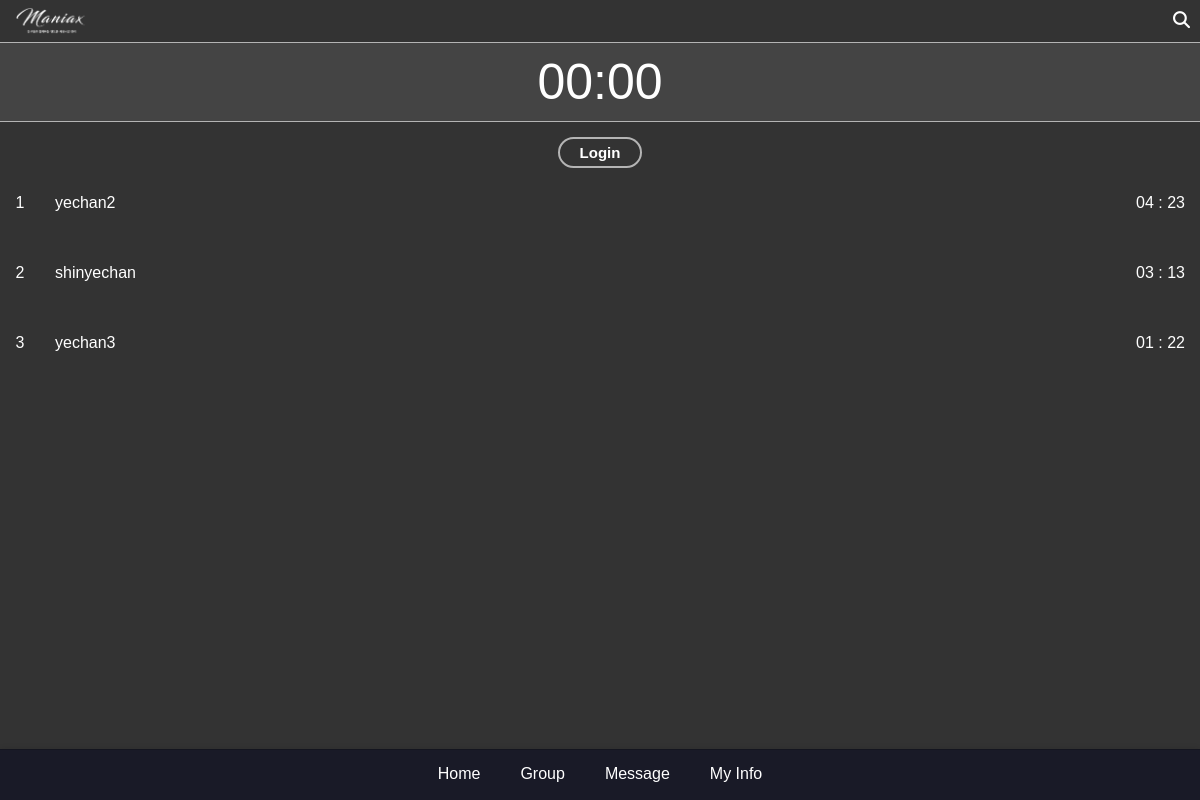
Before: / with the older database file.
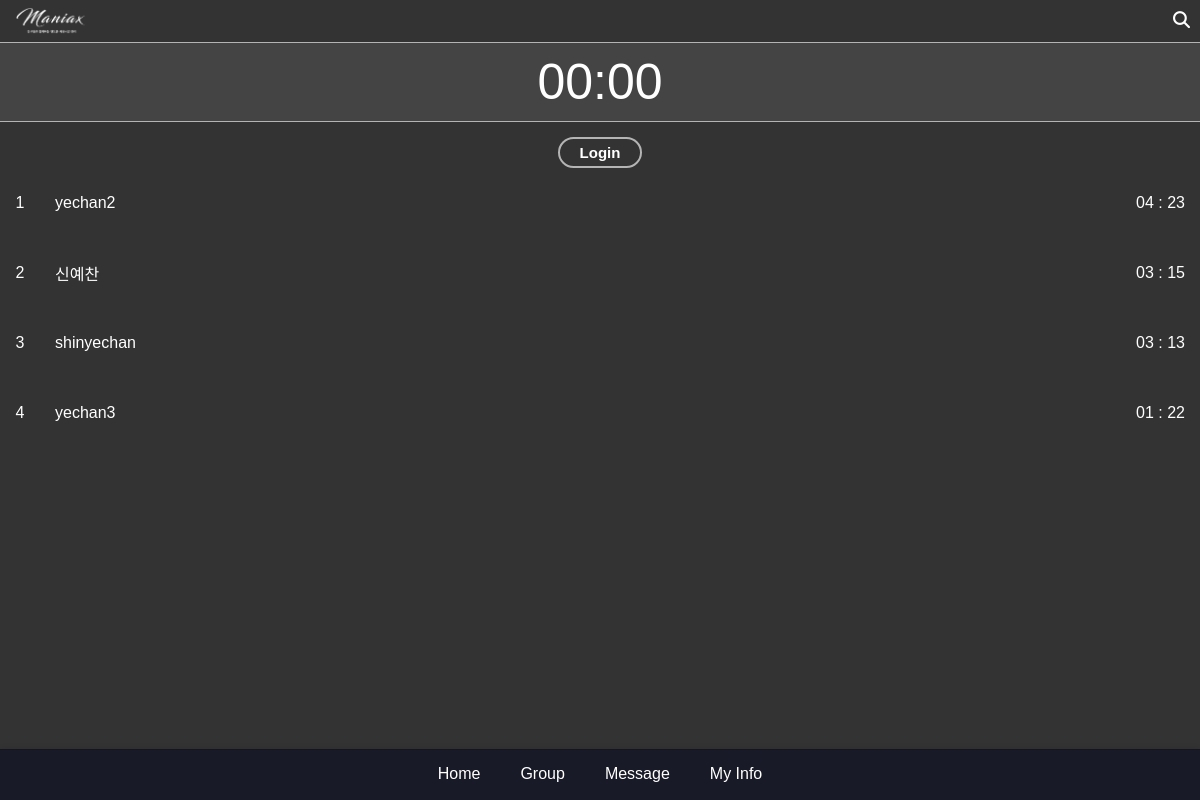
After: the same page with the newer database file.
### main/models.py (models this page shows, shortened)
class ScreenTime(models.Model):
    user = models.OneToOneField(CustomUser, on_delete=models.CASCADE, related_name='screen_time')
    total_minutes = models.PositiveIntegerField(default=0)  # 스크린 타임 총 분
    rank = models.PositiveIntegerField(default=0)  # 랭킹

class CustomUser(AbstractUser):
    following = models.ManyToManyField(
        "self", #User 인스턴스가 다른 인스턴스 참조
        verbose_name="팔로우 중인 사용자들",
        related_name="followers",
        symmetrical=False,
        through="relationship.Relationship"
    )

### main/views.py (the view, shortened to what this page needs)
# urls.py: path('', views.rankings_view, name='rankings'),
def rankings_view(request):
    screen_times = ScreenTime.objects.order_by('-total_minutes')
    context = {'screen_times': screen_times}
    user = request.user
    return render(request, 'rankings.html', context)

### main/templatetags/time_filters.py (called while the page is built)
@register.filter
def display_time(total_minutes):
    try:
        total_minutes = int(total_minutes)
        hours = total_minutes // 60
        minutes = total_minutes % 60
        if 0 <= hours < 10:
            hours = f"0{hours}"
        if 0 <= minutes < 10:
            minutes = f"0{minutes}"
        return f"{hours} : {minutes}"
    except (ValueError, TypeError):
        return "Invalid time"

### main/templates/rankings.html (shortened to what this page needs)
{% extends 'base.html' %} {% block title %}Rankings{%endblock%}{%block content%}
{% load static %}
<!DOCTYPE html>
<html>
  <head> </head>
  <body>
    <header class="screen-header">
      <img id="logo" src="{% static 'images/maniax.png' %}" />
      <a href="{% url 'search_user' %}" class="groupAdd-search-button">
        <i class="fas fa-search"></i>
      </a>
    </header>
    <div class="timerSection">
      {% if user.is_authenticated %} {% load time_filters %}
      {% else %}
      <a href="{% url 'login' %}" class="timer">00:00</a>
      {% endif %}
    </div>
    <div class="homeFilter">
      {% if user.is_authenticated %}
      <button class="filter-btn active" id="allBtn">전체</button>
      <button class="filter-btn" id="followBtn">팔로우</button>
      {% else %}
      <a href="{% url 'login' %}" class="filter-btn">Login</a>
      {% endif %}
    </div>
    {% if screen_times %}
    <div id="content">
      <div id="allContent">
        {% for screen_time in screen_times %}
        <div class="usageList">
          <a
            href="{% url 'user_profile' user_id=screen_time.user.id %}"
            class="ranking-item"
          >
            <div class="rank-number">{{ screen_time.rank }}</div>
            <div class="rank-name">{{ screen_time.user.username }}</div>
            {% load time_filters %}
            <div class="rank-time">
              {{ screen_time.total_minutes|display_time }}
            </div>
          </a>
        </div>
        {% endfor %}
      </div>
        {% if user.is_authenticated %}
        {% for screen_time in following_screen_times %}
            {% load time_filters %}
        {% endfor %} {% endif %}
    </div>
    {% else %}
    <p>No users found.</p>
    {% endif %}
  </body>
</html>
{%endblock%}

### main/templates/base.html (shortened to what this page needs)
<!DOCTYPE html>
{% load static %}
<html>
  <head>
    <link rel="stylesheet" href="{% static 'css/styles.css' %}" />
    <link
      rel="stylesheet"
      type="text/css"
      href="{% static 'css/styles.css' %}"
    />
  </head>
  <body>
    <nav class="navbar">
      <ul>
        <li><a href="{% url 'rankings' %}">Home</a></li>
        <li><a href="{% url 'my_group' %}">Group</a></li>
        <li><a href="{% url 'received_list' %}">Message</a></li>
        <li><a href="{% url 'myinfo' %}">My Info</a></li>
      </ul>
    </nav>
    <div class="content">{% block content %} {% endblock %}</div>
  </body>
</html>

### main/static/css/styles.css (style rules this page uses)
body { margin: 0; }
.navbar { overflow: hidden; position: fixed; bottom: 0; left: 0; width: 100%; background-color: #191a27; color: rgb(255, 255, 255); display: flex; justify-content: center; padding: 10px 0; box-shadow: 0 -1px 5px rgba(0, 0, 0, 0.1); z-index: 1000; height: 30px; border-top: 1.2px solid rgba(0, 0, 0, 0.2); }
nav ul { list-style-type: none; margin: 0; padding: 0; }
nav ul li { float: left; }
nav ul li a { display: block; color: rgb(255, 255, 255); text-align: center; padding: 5px 20px; text-decoration: none; }
.content { padding: 0px; }
#logo { height: 30px; padding: 6px 0px 6px 15px; }
.screen-header { position: fixed; top: 0px; width: 100%; display: flex; justify-content: space-between; align-items: center; box-sizing: border-box; background-color: #333; color: black; z-index: 2; border-bottom: 1.2px solid rgb(180, 180, 180); left: 0px; padding: 0px 10px 0px 0px; }

### main/static/css/home.css (style rules this page uses)
.timerSection { margin-top: 43px; background-color: #444; display: flex; justify-content: center; align-items: center; position: relative; border-bottom: 1.2px solid rgb(180, 180, 180); padding: 10px 0px; }
.timer { display: flex; justify-content: center; align-items: center; font-size: 50px; color: rgb(255, 255, 255); text-decoration: none; }
.homeFilter { display: flex; justify-content: center; }
.filter-btn { background-color: transparent; color: rgb(255, 255, 255); border: 2px solid rgb(180, 180, 180); padding: 5px 20px; cursor: pointer; border-radius: 20px; font-weight: bold; font-size: 15px; margin-top: 15px; margin-left: 15px; margin-right: 15px; text-decoration: none; }
#content { padding: 0px; margin-bottom: 150px; }
.usageList { padding: 0px; }
.ranking-item { display: flex; justify-content: space-between; align-items: center; padding: 10px; border-bottom: 1px solid #333; text-decoration: none; color: rgb(70, 70, 70); border-bottom: none; }
.rank-number { padding: 10px 10px 10px 5px; display: flex; justify-content: center; align-items: center; border-radius: 50%; font-size: 16px; color: rgb(70, 70, 70); }
.rank-name { flex-grow: 1; padding: 10px; font-size: 16px; text-align: left; }
.rank-time { padding: 10px 15px 10px 10px; font-size: 16px; }

### main/static/css/group.css (style rules this page uses)
body { font-family: Arial, sans-serif; background-color: #1c1c1e; color: #fff; }
.ranking-item { display: flex; justify-content: space-between; align-items: center; padding: 10px 0; border-bottom: 1px solid #6e6e6e; text-decoration: none; color: #fff; }
.ranking-item:last-child { border-bottom: none; }
.rank-number { width: 30px; height: 30px; display: flex; justify-content: center; align-items: center; border-radius: 50%; font-size: 16px; color: #fff; }
.rank-name { flex-grow: 1; padding-left: 10px; font-size: 16px; }
.rank-time { font-size: 16px; }
body { font-family: Arial, sans-serif; background-color: #333; color: #fff; margin: 0; padding: 0; }
.groupAdd-back-button, .groupAdd-search-button { background: none; border: none; color: #fff; font-size: 17px; text-decoration: none; }

Changed rows visible on the page:
added ScreenTime: rank "2", user.username "신예찬", total_minutes|display_time "03 : 15"
changed ScreenTime "shinyechan": rank "2" → "3"
changed ScreenTime "yechan3": rank "3" → "4"
